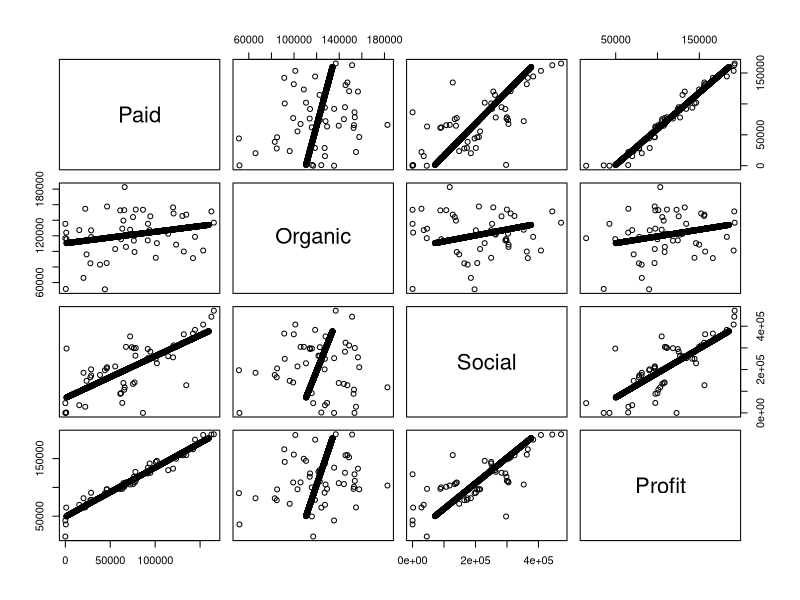

This figure's R source: (Note: this script raises an error after producing the figure.)

#Load the data and inspect the data----------------------------------------------------
data <- read.csv("revenue.csv")
summary(data)
plot(data)
---------------------------------------------------------------------------------------
  #Load the libraries and split the data into train and test-----------------------------
library(caTools)
set.seed(2)
sample = sample.split(data, SplitRatio = 0.7)

test = subset(data, sample == 'TRUE')
train = subset(data, sample == 'FALSE')
---------------------------------------------------------------------------------------
  summary(test)
summary(train)

#Train the model ----------------------------------------------------------------------
mod <-  lm(Profit ~ ., data = train)
---------------------------------------------------------------------------------------
  
  #Inspect the model summary and plot a histogram of the residuals ---------------------
summary(mod)

hist(mod$residuals)

#Test the model accuracy -------------------------------------------------------------
pred <- predict(mod, test)
plot(test$Profit, type = "l", lty = 1.8, col ="red")
lines(pred, type = "l", lty = 1.8, col ="blue")

accur <- sqrt(mean(pred - data$Profit)^2) 
accur
#---------------------------------------------------------------------------------------
